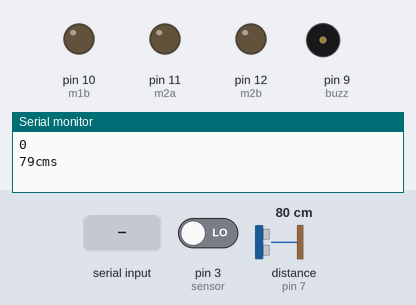
A sketch run on a simulated Arduino Uno, built with avr-gcc and run on an emulated ATmega328P. Parts: output pins drawn as LEDs (lit = HIGH), buzzer (waves = sounding, pin HIGH), the last lines printed to the serial monitor. Wiring (inferred from the names in the program): ultrasonic range finder: trigger pin 4; echo pin 7. The inputs (shaded band) are chosen by the test bench; at power-on: distance to the obstacle (sensor on pin 7) 80 cm, pin 3 (sensor) LOW. The echo pulse lasts 58.3 µs per cm; pins used as bus, display or sensor lines are not drawn.

Above: at 1.2 s.
1.3 s: "R" received over Serial
At 2.8 s:
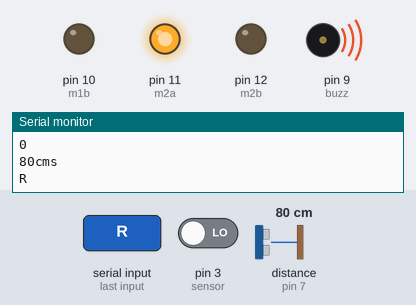
5.5 s: "B" received over Serial
At 6.8 s:
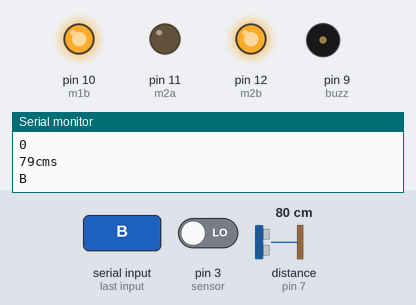
9.7 s: distance to the obstacle (sensor on pin 7) set to 55 cm
13.2 s: distance to the obstacle (sensor on pin 7) set to 46 cm
17.4 s: "F" received over Serial
At 18.6 s:
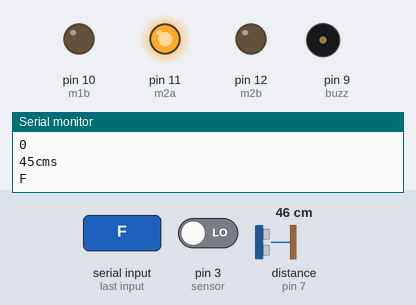
21.6 s: "L" received over Serial
At 22.9 s:
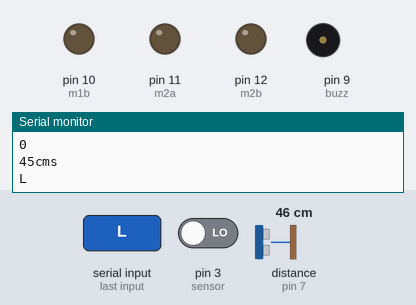
Timing chart, 0 to 24.6 s (numbered marks = the images above; inputs shaded):
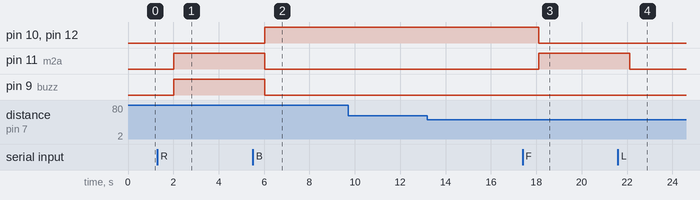

The sketch:

bot1.ino
```cpp
int m1a = 9;
int m1b = 10;
int m2a = 11;
int m2b = 12;
char val;
#define echoPin 7
#define buzz 9
#define trigPin 4
int sensor=3;
long sampletime=1000;

void setup()
{
pinMode(m1a, OUTPUT);  // Digital pin 10 set as output Pin
pinMode(m1b, OUTPUT);  // Digital pin 11 set as output Pin
pinMode(m2a, OUTPUT);  // Digital pin 12 set as output Pin
pinMode(m2b, OUTPUT);
  pinMode(trigPin,OUTPUT);
  pinMode(echoPin,INPUT);
  pinMode(buzz,OUTPUT);// Digital pin 13 set as output Pin
Serial.begin(9600);
}

void loop()
{
  while (Serial.available() > 0)
  {
  val = Serial.read();
  Serial.println(val);
  }

  if( val == 'R') // Forward
    {
      digitalWrite(m1a, HIGH);
      digitalWrite(m1b, LOW);
      digitalWrite(m2a, HIGH);
      digitalWrite(m2b, LOW);
    }
  else if(val == 'B') // Backward
    {
      digitalWrite(m1a, LOW);
      digitalWrite(m1b, HIGH);
      digitalWrite(m2a, LOW);
      digitalWrite(m2b, HIGH);
    }

    else if(val == 'F') //Left
    {
    digitalWrite(m1a, LOW);
    digitalWrite(m1b, LOW);
    digitalWrite(m2a, HIGH);
    digitalWrite(m2b, LOW);
    }
    else if(val == 'F') //Right
    {
    digitalWrite(m1a, HIGH);
    digitalWrite(m1b, LOW);
    digitalWrite(m2a, LOW);
    digitalWrite(m2b, LOW);
    }

  else if(val == 'L') //Stop
    {
    digitalWrite(m1a, LOW);
    digitalWrite(m1b, LOW);
    digitalWrite(m2a, LOW);
    digitalWrite(m2b, LOW);
    }
  else if(val == 'I') //Forward Right
    {
    digitalWrite(m1a, HIGH);
    digitalWrite(m1b, LOW);
    digitalWrite(m2a, LOW);
    digitalWrite(m2b, LOW);
    }
  else if(val == 'J') //Backward Right
    {
    digitalWrite(m1a, LOW);
    digitalWrite(m1b, HIGH);
    digitalWrite(m2a, LOW);
    digitalWrite(m2b, LOW);
    }
   else if(val == 'G') //Forward Left
    {
    digitalWrite(m1a, LOW);
    digitalWrite(m1b, LOW);
    digitalWrite(m2a, HIGH);     digitalWrite(m2b, LOW);
    }
  else if(val == 'H') //Backward Left
    {
    digitalWrite(m1a, LOW);
    digitalWrite(m1b, LOW);
    digitalWrite(m2a, LOW);
    digitalWrite(m2b, HIGH);
    }
  int rpm=getrpm();
 Serial.println(rpm);
  long duration,distance;
  digitalWrite(trigPin,LOW);
  delayMicroseconds(2);
  digitalWrite(trigPin,HIGH);
  delayMicroseconds(10);
  digitalWrite(trigPin,LOW);
  duration=pulseIn(echoPin,HIGH);
  distance=(duration/2)/29.1;
  if (distance<(50+(rpm/10)))
  {
    digitalWrite(buzz,HIGH);
  }
  else{
    digitalWrite(buzz,LOW);
        digitalWrite(m1a, LOW);
    digitalWrite(m1b, LOW);
    digitalWrite(m2a, LOW);
    digitalWrite(m2b, LOW);
    }
    Serial.print(distance);
    Serial.print("cms\n");
}

  int getrpm(){
  int count=0;
  boolean flag=LOW;
  long ct=0,st=millis();
  while (ct<=sampletime){
    if(digitalRead(sensor)==HIGH)
    {flag=HIGH;}
    if(digitalRead(sensor)==LOW && flag==HIGH){
      count++;
      flag=LOW;
      }
      ct=millis()-st;
    }
  int rpm=(int(60000/float(sampletime))*count)/20;
  return rpm;
}
```

Measured:
- after the input at 1.3 s, pin 11 (m2a), pin 9 (buzz): LOW → HIGH after 0.71 s
- after the input at 5.5 s, pin 10 (m1b), pin 12 (m2b): LOW → HIGH after 0.54 s; pin 11 (m2a), pin 9 (buzz): HIGH → LOW after 0.54 s
- after the input at 17.4 s, pin 10 (m1b), pin 12 (m2b): HIGH → LOW after 0.70 s; pin 11 (m2a): LOW → HIGH after 0.70 s
- after the input at 21.6 s, pin 11 (m2a): HIGH → LOW after 0.51 s
